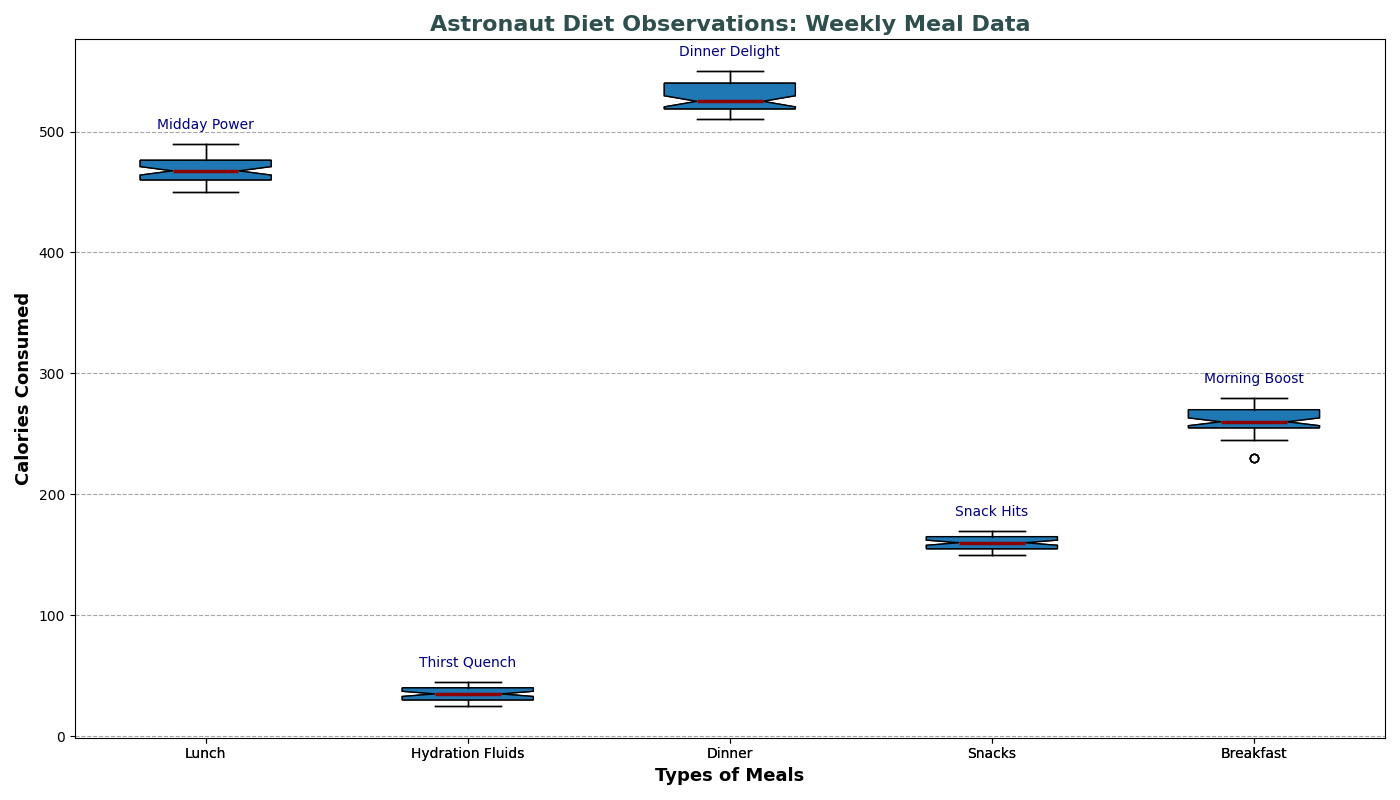

Recreate this plot in Python.
import matplotlib.pyplot as plt
import numpy as np

meal_types = ['Lunch', 'Hydration Fluids', 'Dinner', 'Snacks', 'Breakfast']

calorie_intake = [
    [465, 470, 490, 450, 480, 455, 465, 475, 450, 480, 490, 475, 460, 460, 450, 475, 480, 465, 460, 450, 475, 480, 460, 490, 465, 475, 480, 460, 450, 475, 460, 475, 450, 460, 470, 480, 475, 460, 480, 450, 460, 470, 490, 465, 455, 470, 450, 480, 455, 465, 480, 475],
    [32, 28, 25, 40, 35, 45, 30, 32, 28, 42, 35, 40, 32, 30, 25, 45, 40, 35, 32, 30, 32, 35, 40, 30, 45, 35, 40, 40, 35, 30, 35, 32, 35, 25, 32, 40, 38, 35, 32, 30, 40, 40, 35, 32, 30, 28, 40, 35, 32, 35, 30, 40],
    [520, 530, 515, 540, 525, 510, 550, 520, 510, 550, 540, 525, 515, 520, 510, 525, 540, 520, 510, 535, 520, 535, 540, 525, 520, 510, 540, 550, 510, 535, 520, 535, 540, 510, 545, 525, 540, 535, 520, 510, 530, 540, 530, 515, 515, 540, 520, 540, 515, 525, 530, 520],
    [160, 155, 150, 170, 165, 160, 155, 160, 150, 165, 170, 165, 160, 155, 150, 165, 170, 155, 150, 160, 155, 165, 170, 155, 150, 165, 160, 165, 155, 150, 165, 155, 165, 150, 170, 155, 165, 160, 155, 150, 160, 170, 165, 155, 150, 170, 155, 165, 150, 155, 160, 150],
    [250, 260, 245, 230, 260, 255, 270, 255, 250, 265, 275, 270, 280, 245, 250, 230, 255, 260, 250, 265, 270, 270, 255, 250, 255, 275, 260, 265, 250, 255, 260, 270, 270, 275, 280, 260, 255, 250, 265, 275, 255, 270, 270, 275, 250, 255, 270, 265, 275, 280, 255, 260]
]

fig, ax = plt.subplots(figsize=(14, 8))

boxplot = ax.boxplot(calorie_intake, vert=True, patch_artist=True, labels=meal_types, notch=True)

colors = ['#66B3FF', '#FFD700', '#99FF99', '#FFCC99', '#FF9999']
for patch, color in zip(boxplot['boxes'], colors):
    patch.set_facecolor(color)

medianprops = dict(linestyle='-', linewidth=2.5, color='darkred')
ax.boxplot(calorie_intake, vert=True, patch_artist=True, labels=meal_types, notch=True, 
           medianprops=medianprops)

plt.title('Astronaut Diet Observations: Weekly Meal Data', fontsize=16, fontweight='bold', color='darkslategray')
plt.xlabel('Types of Meals', fontsize=13, fontweight='bold')
plt.ylabel('Calories Consumed', fontsize=13, fontweight='bold')

ax.yaxis.grid(True, linestyle='--', which='major', color='grey', alpha=0.7)

annotations = ["Midday Power", "Thirst Quench", 
               "Dinner Delight", "Snack Hits", 
               "Morning Boost"]
for i, annotation in enumerate(annotations):
    ax.text(i + 1, max(calorie_intake[i]) + 10, annotation, ha='center', va='bottom', 
            fontsize=10, color='navy')

plt.tight_layout()
plt.show()
